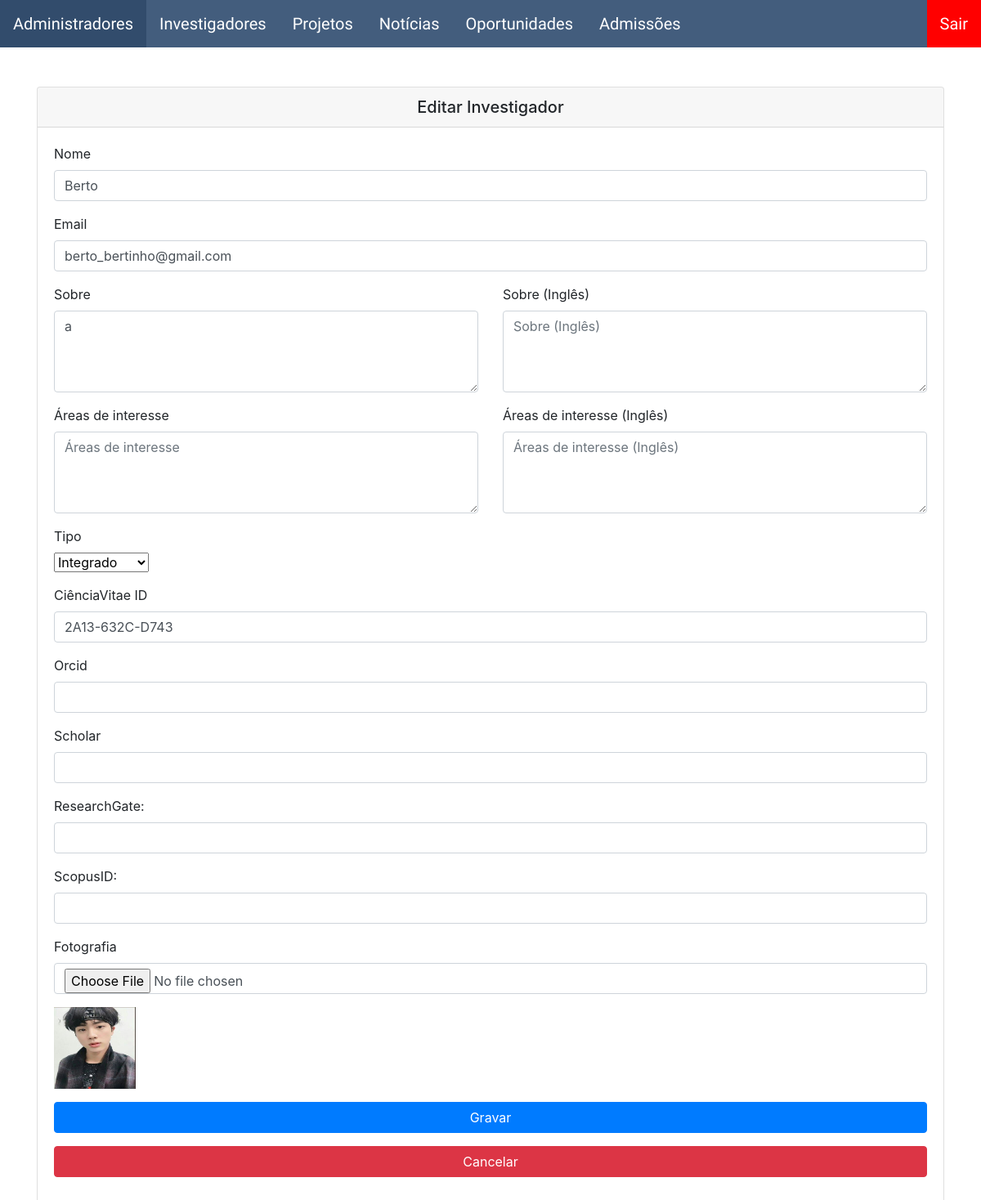
Screenshot of /backoffice/investigadores/edit.php?id=12 (signed in) with the database file from the repository.
### tables this page shows
CREATE TABLE `investigadores` (
  `id` int(11) NOT NULL,
  `nome` varchar(100) NOT NULL,
  `email` varchar(100) NOT NULL,
  `ciencia_id` varchar(100) NOT NULL,
  `sobre` mediumtext NOT NULL,
  `tipo` varchar(100) NOT NULL,
  `fotografia` varchar(100) NOT NULL,
  `areasdeinteresse` mediumtext NOT NULL,
  `orcid` varchar(255) NOT NULL,
  `scholar` varchar(255) NOT NULL,
  `password` varchar(255) NOT NULL,
  `ultimologin` datetime DEFAULT NULL
);

### backoffice/investigadores/edit.php (the view, shortened to what this page needs)
<?php
require "../config/basedados.php";
$filesDir = "../assets/investigadores/";
if ($_SERVER["REQUEST_METHOD"] == "POST") {
    $nome = $_POST["nome"];
    $email = $_POST["email"];
    $ciencia_id = $_POST["ciencia_id"];
    $sobre = $_POST["sobre"];
    $sobre_en = $_POST["sobre_en"];
    $tipo = $_POST["tipo"];
    $id = $_POST["id"];
    $areasdeinteresse = $_POST["areasdeinteresse"];
    $areasdeinteresse_en = $_POST["areasdeinteresse_en"];
    $orcid = $_POST["orcid"];
    $scholar = $_POST["scholar"];
    $research_gate = $_POST["research_gate"];
    $scopus_id = $_POST["scopus_id"];
    $sql = "UPDATE investigadores set nome = ?, email = ?, ciencia_id = ?, sobre = ?, sobre_en = ?, areasdeinteresse = ?, areasdeinteresse_en = ?, tipo = ?, orcid = ?, scholar = ?, research_gate=?, scopus_id=?";
    $params = [$nome, $email, $ciencia_id, $sobre, $sobre_en,  $areasdeinteresse, $areasdeinteresse_en, $tipo, $orcid, $scholar, $research_gate, $scopus_id];
    $fotografia_exists = isset($_FILES["fotografia"]) && $_FILES["fotografia"]["size"] != 0;
    if ($fotografia_exists) {
        $fotografia = uniqid() . '_' . $_FILES["fotografia"]["name"];
        $sql .= ", fotografia = ? ";
        $params[] = $fotografia;
        move_uploaded_file($_FILES["fotografia"]["tmp_name"], $filesDir . $fotografia);
    }
    $sql .= " WHERE id = ?";
    $params[] = $id;
    $stmt = mysqli_prepare($conn, $sql);
    $param_types = str_repeat('s', count($params) - 1) . 'i';
    mysqli_stmt_bind_param($stmt, $param_types, ...$params);
    if (mysqli_stmt_execute($stmt)) {
        header('Location: index.php');
        exit;
    } else {
        echo "Error: " . $sql . mysqli_error($conn);
    }
} else {
    $sql = "SELECT nome, email, ciencia_id, sobre, tipo, fotografia, areasdeinteresse, orcid, scholar, research_gate, scopus_id, sobre_en, areasdeinteresse_en from investigadores WHERE id = ?";
    $stmt = mysqli_prepare($conn, $sql);
    mysqli_stmt_bind_param($stmt, 'i', $id);
    mysqli_stmt_execute($stmt);
    $result = mysqli_stmt_get_result($stmt);
    $row = mysqli_fetch_assoc($result);
    $nome = $row["nome"];
    $email = $row["email"];
    $ciencia_id = $row["ciencia_id"];
    $sobre = $row["sobre"];
    $tipo = $row["tipo"];
    $fotografia = $row["fotografia"];
    $orcid = $row["orcid"];
    $scholar = $row["scholar"];
    $research_gate = $row["research_gate"];
    $scopus_id = $row["scopus_id"];
    $sobre_en = $row["sobre_en"];
    $areasdeinteresse_en = $row["areasdeinteresse_en"];
}
?>
<link href="https://stackpath.bootstrapcdn.com/bootstrap/4.5.2/css/bootstrap.min.css" rel="stylesheet">
<div class="container-xl mt-5">
    <div class="card">
        <h5 class="card-header text-center">Editar Investigador</h5>
        <div class="card-body">
            <form role="form" data-toggle="validator" action="edit.php" method="post" enctype="multipart/form-data">
                <div class="form-group">
                    <label>Nome</label>
                    <input type="text" minlength="1" required maxlength="100" required name="nome" class="form-control" data-error="Por favor Introduza um nome válido" id="inputName" value="<?php echo $nome; ?>">
                </div>
                <div class="form-group">
                    <label>Email</label>
                    <input type="email" minlength="1" required maxlength="100" required class="form-control" id="inputEmail" name="email" value="<?php echo $email; ?>">
                </div>
                <div class="row">
                    <div class="col halfCol">
                        <div class="form-group">
                            <label>Sobre</label>
                            <textarea type="text" minlength="1" required data-error="Por favor introduza uma descrição sobre si" class="form-control" id="inputSobre" placeholder="Sobre" name="sobre"><?php echo $sobre; ?></textarea>
                        </div>
                    </div>
                    <div class="col halfCol">
                        <div class="form-group">
                            <label>Sobre (Inglês)</label>
                            <textarea type="text" class="form-control" id="inputSobre" placeholder="Sobre (Inglês)" name="sobre_en"><?php echo $sobre_en; ?></textarea>
                        </div>
                    </div>
                </div>
                <div class="row">
                    <div class="col">
                        <div class="form-group">
                            <label>Áreas de interesse</label>
                            <textarea type="text" minlength="1" required data-error="Por favor introduza as suas áreas de interesse" class="form-control" id="inputAreasdeInteresse" placeholder="Áreas de interesse" name="areasdeinteresse"><?php echo $areasdeinteresse; ?></textarea>
                        </div>
                    </div>
                    <div class="col">
                        <div class="form-group">
                            <label>Áreas de interesse (Inglês)</label>
                            <textarea type="text" class="form-control" id="inputAreasdeInteresseEn" placeholder="Áreas de interesse (Inglês)" name="areasdeinteresse_en"><?php echo $areasdeinteresse_en; ?></textarea>
                        </div>
                    </div>
                </div>
                <div class="form-group">
                    <label>Tipo</label><br>
                    <select name="tipo">
                        <option value="Integrado" <?php echo  $tipo == "Integrado" ? "selected" : "" ?>>Integrado</option>
                    </select>
                </div>
                <div class="form-group">
                    <label>CiênciaVitae ID</label>
                    <input type="text" minlength="1" required maxlength="100" required class="form-control" data-error="Por favor introduza um ID válido" id="inputCienciaid" name="ciencia_id" value="<?php echo $ciencia_id; ?>">
                </div>
                <div class="form-group">
                    <label>Orcid</label>
                    <input type="text" minlength="1" required maxlength="255" required data-error="Por favor introduza um orcID válido" class="form-control" id="inputOrcid" name="orcid" value="<?php echo $orcid; ?>">
                </div>
                <div class="form-group">
                    <label>Scholar</label>
                    <input type="text" minlength="1" maxlength="255" data-error="Por favor introduza im ID válido" class="form-control" id="inputScholar" name="scholar" value="<?php echo $scholar; ?>">
                </div>
                <div class="form-group">
                    <label for="research_gate">ResearchGate: </label>
                    <input type="text" class="form-control" name="research_gate" id="research_gate" value="<?= $research_gate ?>">
                </div>
                <div class="form-group">
                    <label for="research_gate">ScopusID: </label>
                    <input type="text" class="form-control" name="scopus_id" id="scopus_id" value="<?= $scopus_id ?>">
                </div>
                <div class="form-group">
                    <label>Fotografia</label>
                    <input type="file" accept="image/*" onchange="previewImg(this);" class="form-control" id="fotografia" name="fotografia" value="<?php echo $fotografia; ?>">
                </div>
                <img id="preview" src="<?php echo $filesDir . $fotografia; ?>" width='100px' height='100px' class="mb-3" />
                <div class="form-group">
                    <button type="submit" class="btn btn-primary btn-block">Gravar</button>
                </div>
                <div class="form-group">
                    <button type="button" onclick="window.location.href = 'index.php'" class="btn btn-danger btn-block">Cancelar</button>
                </div>
            </form>
        </div>
    </div>
</div>

### backoffice/investigadores/edit.php (style rules this page uses)
textarea { min-height: 100px; }
.halfCol { max-width: 50%; display: inline-block; vertical-align: top; height: fit-content; }

### rows the page displays
investigadores: nome "Berto", email "berto_bertinho@gmail.com", sobre "a", tipo "Integrado", ciencia_id "2A13-632C-D743", fotografia (picture)
